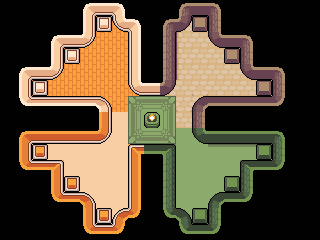

Rendered tile map (Tiled .tmx) drawn with the repository's tilesets; below, a short description and the map source with its tile grids summarised:
An orthogonal 20x15 tile map with 16x16 px tiles, 2 tile layers (Tile Layer 3, Tile Layer 4) and 54 objects (1, 2, 4, 5, 6, ...).

<map version="1.9" tiledversion="1.9.2" orientation="orthogonal" renderorder="right-down" width="20" height="15" tilewidth="16" tileheight="16" infinite="0" nextlayerid="13" nextobjectid="92">
    <tileset firstgid="1" name="ninja" tilewidth="16" tileheight="16" tilecount="1120" columns="28">
        <image source="tilesets/tileset.png" width="448" height="640" />
    </tileset>
    <layer id="8" name="Tile Layer 3" width="20" height="15">
        <data>[300 cells, 213 non-empty, 44 distinct tile ids]</data>
    </layer>
    <layer id="9" name="Tile Layer 4" width="20" height="15">
        <data>[300 cells, 192 non-empty, 54 distinct tile ids]</data>
    </layer>
    <objectgroup id="7" name="collisions">
        <object id="25" x="80" y="0" width="48" height="16" />
        <object id="26" x="112" y="16" width="32" height="16" />
        <object id="27" x="128" y="32" width="16" height="64" />
        <object id="29" x="160" y="16" width="16" height="80" />
        <object id="30" x="176" y="16" width="16" height="16" />
        <object id="32" x="176" y="0" width="48" height="16" />
        <object id="33" x="208" y="16" width="16" height="32" />
        <object id="34" x="224" y="32" width="32" height="16" />
        <object id="35" x="240" y="48" width="16" height="32" />
        <object id="37" x="256" y="64" width="32" height="16" />
        <object id="38" x="272" y="80" width="16" height="32" />
        <object id="39" x="192" y="96" width="80" height="16" />
        <object id="40" x="192" y="112" width="16" height="32" />
        <object id="41" x="208" y="128" width="80" height="16" />
        <object id="42" x="272" y="144" width="16" height="32" />
        <object id="43" x="240" y="160" width="32" height="16" />
        <object id="44" x="240" y="176" width="16" height="32" />
        <object id="45" x="208" y="192" width="32" height="16" />
        <object id="46" x="208" y="208" width="16" height="32" />
        <object id="47" x="160" y="144" width="16" height="80" />
        <object id="48" x="176" y="208" width="16" height="32" />
        <object id="49" x="192" y="224" width="16" height="16" />
        <object id="50" x="16" y="128" width="96" height="16" />
        <object id="51" x="128" y="144" width="16" height="80" />
        <object id="53" x="128" y="144" width="32" height="16" />
        <object id="54" x="16" y="144" width="16" height="32" />
        <object id="55" x="32" y="160" width="32" height="16" />
        <object id="56" x="48" y="176" width="16" height="32" />
        <object id="57" x="64" y="192" width="32" height="16" />
        <object id="58" x="80" y="208" width="16" height="32" />
        <object id="59" x="96" y="224" width="32" height="16" />
        <object id="60" x="112" y="208" width="16" height="16" />
        <object id="61" x="96" y="96" width="16" height="32" />
        <object id="62" x="16" y="96" width="80" height="16" />
        <object id="63" x="16" y="64" width="16" height="32" />
        <object id="64" x="32" y="64" width="32" height="16" />
        <object id="65" x="48" y="32" width="16" height="32" />
        <object id="66" x="64" y="32" width="32" height="16" />
        <object id="67" x="80" y="16" width="16" height="16" />
        <object id="70" x="144" y="80" width="16" height="16" />
        <object id="71" x="144" y="112" width="16" height="16" />
    </objectgroup>
    <objectgroup id="10" name="chests">
        <object id="73" name="1" x="32" y="80" width="16" height="16">
            <properties>
                <property name="iscompleted" type="bool" value="1" />
            </properties>
        </object>
        <object id="75" name="2" x="64" y="48" width="16" height="16">
            <properties>
                <property name="iscompleted" type="bool" value="1" />
            </properties>
        </object>
        <object id="76" name="4" x="192" y="16" width="16" height="16">
            <properties>
                <property name="iscompleted" type="bool" value="1" />
            </properties>
        </object>
        <object id="77" name="5" x="224" y="48" width="16" height="16">
            <properties>
                <property name="iscompleted" type="bool" value="1" />
            </properties>
        </object>
        <object id="78" name="6" x="256" y="80" width="16" height="16">
            <properties>
                <property name="iscompleted" type="bool" value="1" />
            </properties>
        </object>
        <object id="79" name="7" x="256" y="144" width="16" height="16">
            <properties>
                <property name="iscompleted" type="bool" value="1" />
            </properties>
        </object>
        <object id="80" name="8" x="224" y="176" width="16" height="16">
            <properties>
                <property name="iscompleted" type="bool" value="1" />
            </properties>
        </object>
        <object id="81" name="10" x="96" y="208" width="16" height="16">
            <properties>
                <property name="iscompleted" type="bool" value="1" />
            </properties>
        </object>
        <object id="82" name="9" x="192" y="208" width="16" height="16">
            <properties>
                <property name="iscompleted" type="bool" value="1" />
            </properties>
        </object>
        <object id="83" name="11" x="64" y="176" width="16" height="16">
            <properties>
                <property name="iscompleted" type="bool" value="0" />
            </properties>
        </object>
        <object id="85" name="12" x="32" y="144" width="16" height="16">
            <properties>
                <property name="iscompleted" type="bool" value="0" />
            </properties>
        </object>
        <object id="88" name="3" x="96" y="16" width="16" height="16">
            <properties>
                <property name="iscompleted" type="bool" value="1" />
            </properties>
        </object>
    </objectgroup>
    <objectgroup id="11" name="spawnpoint">
        <object id="90" x="128" y="96" width="16" height="16" />
    </objectgroup>
    <objectgroup id="12" name="endpoint">
        <properties>
            <property name="visible" type="bool" value="false" />
        </properties>
    </objectgroup>
</map>
